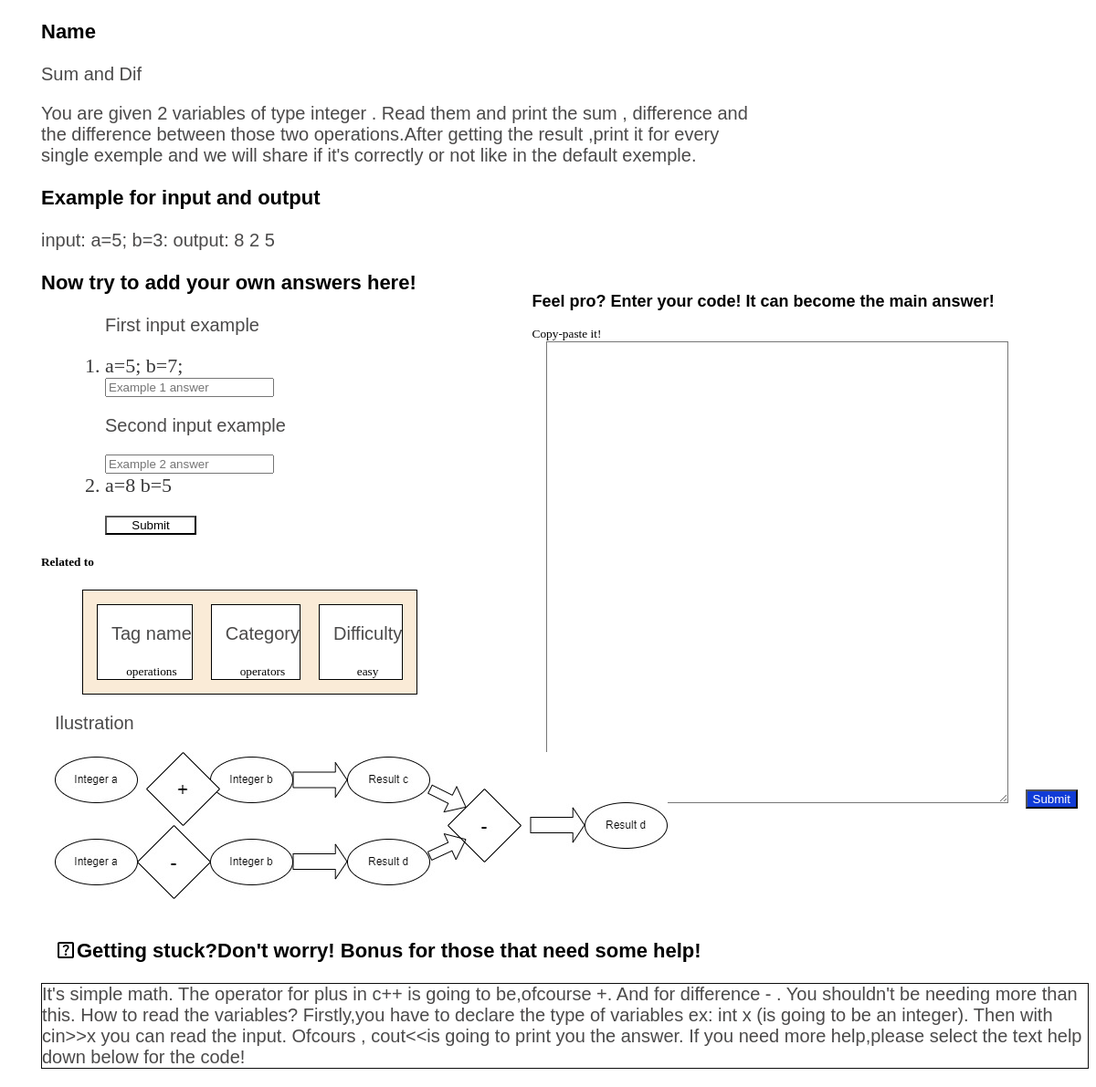
Screenshot of /exercise/d448719db8174800beeeb779ebe49347/ with the database file from the repository.
### users_app/models.py (models this page shows, shortened)
class Exercise(models.Model):
    level=models.CharField(default='Beginners',max_length=10,blank=True)
    owner = models.ManyToManyField(Profile,blank=True)
    Name=models.CharField(default="NONE",max_length=50)
    description=models.TextField(default="NONE",max_length=1000)
    dificulty = models.CharField(max_length=10)
    category=models.CharField(max_length=20)
    number=models.IntegerField()
    id = models.UUIDField(default=uuid.uuid4,unique=True,primary_key=True,editable=False)
    Default=models.TextField(max_length=500,default="None")
    Exemple1=models.TextField(max_length=500,default="None")
    Exemple2=models.TextField(max_length=500,default="None")
    tag_name = models.CharField(max_length=10,default="None")
    Answer1default=models.TextField(max_length=200,default="NONE")
    Answer2default=models.TextField(max_length=200,default="NONE")
    Help=models.TextField(max_length=500,default='NONE')
    Code=models.TextField(max_length=5000,default="NONE")
    Image = models.ImageField(null=True,blank=True ,upload_to='ex_easy/',default='profiles/default_profile.png' )

### users_app/views.py (the view)
# urls.py: path("exercise/<str:pk>/",views.exercise,name="exercise_id"),
def exercise(request,pk):
    ex=Exercise.objects.get(id=pk)
    return render(request,"exercise_id.html",{"ex":ex})

### users_app/templates/exercise_id.html (shortened to what this page needs)
{% load static %}
<!DOCTYPE html>
<html lang="en">
<head>
</head>
<body>
    <h3>Name</h3>
    <p>{{ex.Name}}</p>
    <p id="description_problem" >{{ex.description}}</p>
    <h3>Example for input and output</h3>
    <p>{{ex.Default}}</p>
    <h3>Now try to add your own answers here!</h3>
    <form action="{% url 'solve' pk=ex.id  pk2=request.user.id %}" method="POST">
        <ol>
        <p>First input example</p>
        <li>{{ex.Exemple1}}</li>
        <input type="text" placeholder="Example 1 answer" name="ex1">
        <p>Second input example</p>
        <input type="text" placeholder="Example 2 answer" name="ex2">
        <li>{{ex.Exemple2}}</li>
        <input id="subm" type="submit" placeholder="submit">
    </ol>
    </form>
    <h5>Related to</h5>
    <ol>
        <div id="tags">
            <div class="tag" >
                <p>Tag name </p>
                <small>{{ex.tag_name}}</small>
            </div>
            <div class="tag" >
                <p>Category </p>
                <small>{{ex.category}}</small>
            </div>
            <div class="tag" >
                <p>Difficulty </p>
                <small>{{ex.dificulty}}</small>
            </div>
        </div>
    </ol>
    <div id="code" >
            <h2>Feel pro? Enter your code! It can become the main answer!</h2>
            <small>Copy-paste it!</small>
        <form  action="">
            <textarea name="" id="submit_code" cols="30" rows="10"></textarea>
            <input id="submbtn" type="submit" placeholder="Submit!">
        </form>
    </div>
    <div id="ILUSTRATION" >
        <p>Ilustration</p>
        <img  src="{{ ex.Image.url }}" alt="">
    </div>
    <h3 id="helper_title" >
         Getting stuck?Don't worry! Bonus for those that need some help!  </h3>
    <p id="helper" > {{ex.Help}}</p>
</body>
</html>

### users_app/templates/exercise_id.html (style rules this page uses)
* { width: fit-content; height: fit-content; z-index: 0; margin-left: 15px; }
#subm { background-color: transparent; color: rgb(0, 0, 0); width: 100px; margin-top: 20px; }
#tags { position: relative; display: flex; text-align: center; margin: 5px; padding: 5px; border: 1px solid black; width: fit-content; background-color: antiquewhite; }
.tag { margin: 10px; border: 1px solid black; background-color: white; }
p { font-size: 20px; font-family:'Franklin Gothic Medium', 'Arial Narrow', Arial, sans-serif; color: rgb(75, 74, 74); }
h3 { font-family:Arial, Helvetica, sans-serif; font-size: 22px; color: black; }
li { font-size: 22px; color: rgb(57, 57, 58); width: 500px; }
#helper { width: fit-content; height: fit-content; border: 1px solid #0c0c0c; background-color: #ffffff; }
#helper_title { display: flex; margin-top: 40px; }
#code { position: absolute; right:0; top: 0; left: 0; bottom: 0; margin: auto; margin-right: 20px; }
h3 { width: fit-content; margin-right: 0px; }
#submit_code { width: 500px; height: 500px; background-color: rgb(255, 255, 255); bottom: 0; color: rgb(0, 0, 0); text-align: center; }
#submbtn { position: relative; color: white; background-color: rgb(16, 59, 214); bottom: 0; }
#code>h2 { font-family:'Franklin Gothic Medium', 'Arial Narrow', Arial, sans-serif; font-size: 18px; }
#ILUSTRATION { position: relative; text-align: center; left: 0; right: 0; bottom: 0; top: 0; }
#description_problem { width: 800px; }

### rows the page displays
Exercise: Name "Sum and Dif", description "You are given 2 variables of type integer . Read them and print the sum , difference and the difference between those two operations.After getting the result ,print it for every single exemple and we will share if it's correctly or not like in the default exemple.", Default "input: a=5; b=3: output: 8 2 5", Exemple1 "a=5; b=7;", Exemple2 "a=8 b=5", tag_name "operations", category "operators", dificulty "easy", Image (picture), Help "It's simple math. The operator for plus in c++ is going to be,ofcourse +. And for difference - . You shouldn't be needing more than this. How to read the variables? Firstly,you have to declare the type of variables ex: int x (is going to be an integer). Then with cin>>x you can read the input. Ofcours , cout<<is going to print you the answer. If you need more help,please select the text help down below for the code!"
